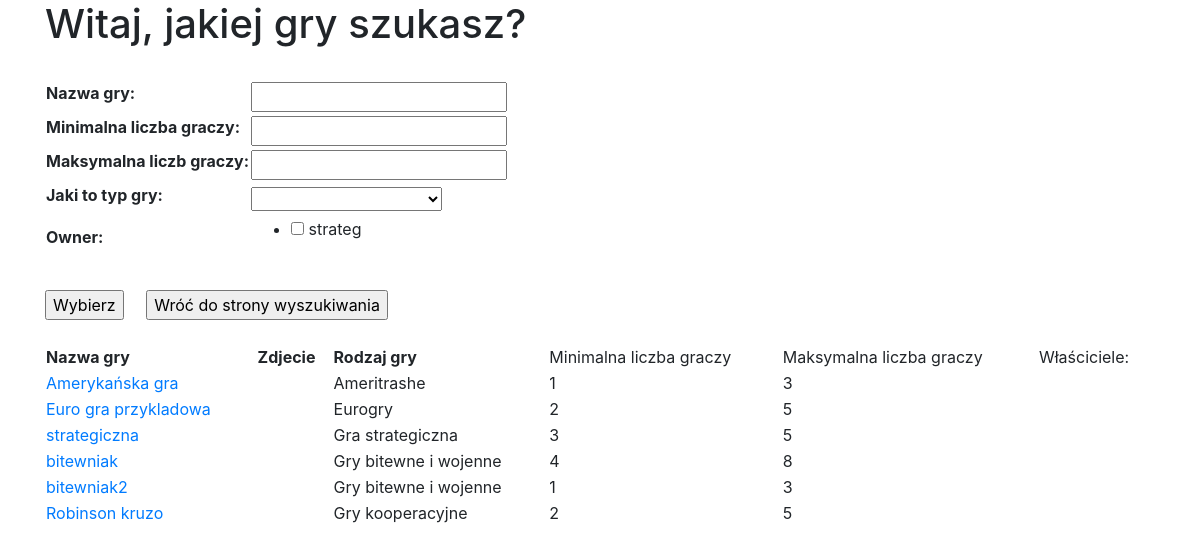
/a/, run on an earlier commit of the app's database.
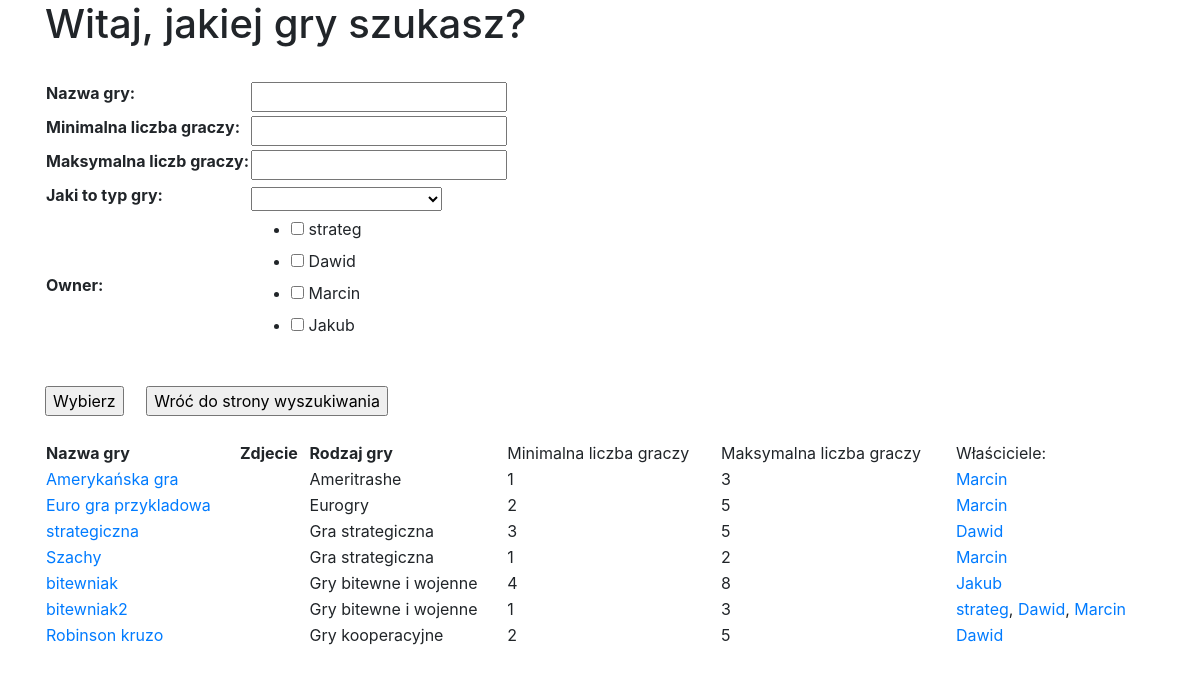
And on a later commit of the database.
### main/models.py (models this page shows, shortened)
class Game(models.Model):
    name = models.CharField(verbose_name="Nazwa gry", max_length=128, blank=True)
    image = models.ImageField(verbose_name="Zdjęcie gry", null=True, blank=True, upload_to="game_images")
    min_player = models.PositiveSmallIntegerField(verbose_name="Minimalna liczba graczy", blank=True, null=True)
    max_player = models.PositiveSmallIntegerField(verbose_name="Maksymalna liczb graczy", blank=True, null=True)
    game_type = models.CharField(
        verbose_name="Jaki to typ gry",
        max_length=30,
        choices=game_type_like_choices,
        default='',
        blank=True,
    )
    owner = models.ManyToManyField(Person)
    def get_absolute_url(self):
        return reverse("game-detail", args=[self.pk])

class Person(models.Model):
    name = models.CharField(verbose_name="Imie i nazwisko", max_length=128)
    game_type_like = models.CharField(
        verbose_name="Jaki typ gry lubi ta osoba najbardziej",
        max_length=30,
        choices=game_type_like_choices,
        default='wybierz',
    )
    def __str__(self):
        return self.name
    def get_absolute_url(self):
        return reverse("person-detail", args=[self.pk])

### main/views.py (the view)
# urls.py: path("", GameListView.as_view(), name='Game_view'),
class GameListView(ListView):
    model = Game
    template_name = "main/filtrujemy.html"
    context_object_name = 'game_list'
    ordering = "game_type"  # ordering = nazwa-pola // nazwa - to nazwa mojego pola, a pole to moje pole z modelu
    extra_context = {"form": GameTypeForm}
    def get_queryset(self):
        game_type = self.request.GET.get("game_type")
        name = self.request.GET.get("name")
        min_player = self.request.GET.get("min_player")
        max_player = self.request.GET.get("max_player")
        owner = self.request.GET.get("owner")
        self.queryset = self.model.objects.all()
        if game_type:
            self.queryset = self.queryset.filter(game_type__icontains=game_type)
        if name:
            self.queryset = self.queryset.filter(name__icontains=name)
        if min_player:
            self.queryset = self.queryset.filter(min_player__gte=min_player)
        if max_player:
            self.queryset = self.queryset.filter(max_player__lte=max_player)
        if owner:
            self.queryset = self.queryset.filter(owner=owner)
        return super().get_queryset()

### templates/main/filtrujemy.html (shortened to what this page needs)
<!doctype html>
<html lang="en" xmlns="http://www.w3.org/1999/html" xmlns="http://www.w3.org/1999/html">
<head>
    <link rel="stylesheet" href="https://stackpath.bootstrapcdn.com/bootstrap/4.4.1/css/bootstrap.min.css">
</head>
<body>
<div class="container">
    <h1>Witaj, jakiej gry szukasz?</h1>
<form method="get", action="" id="searchform"></br>
    <table>
{{ form.as_table }}
    </table>
    </br><input type="submit" value="Wybierz">&nbsp;&nbsp;&nbsp;&nbsp;
    <input type="button" value="Wróć do strony wyszukiwania" onclick="window.location.href = 'http://127.0.0.1:8000/a/'">
</form></br>
<table style="width:100%" >
  <tr>
    <th>Nazwa gry</th>
    <th>Zdjecie</th>
    <th>Rodzaj gry</th>
    <td>Minimalna liczba graczy</td>
    <td>Maksymalna liczba graczy</td>
    <td>Właściciele: </td>
  </tr>
    {% for g in game_list %}
  <tr>
    <td> <a href="{{ g.get_absolute_url }} ">{{ g.name }}</a></td>
    <td>{% if g.image %}<img src="{{ g.image.url }}" alt="...">{% endif %}</td>
    <td>{{ g.game_type }}</td>
    <td>{{ g.min_player }}</td>
    <td>{{ g.max_player }}</td>
    <td>{% for owner in g.owner.all  %}<a href="{{ owner.get_absolute_url }}">{{ owner }}</a>{% if not forloop.last %}, {% endif %} {% endfor %}</td>
  </tr>
    {% endfor %}
</table>
</div>
</body>
</html>

What changed in the data, as far as the page shows it:
added Person: name "Marcin"
added Person: name "Dawid"
added Game: name "Szachy", game_type "Gra strategiczna", min_player "1", max_player "2"
added Person: name "Jakub", shown under Game "bitewniak"
changed Game "bitewniak2": gains Person (name "strateg")
Also different on the page:
form field owner: "☐" → "☐ ☐ ☐ ☐"
text no longer shown: "Nazwa gry: Minimalna liczba graczy: Maksymalna liczb graczy: Jaki to typ gry: Owner: strateg"
text now shown: "Nazwa gry: Minimalna liczba graczy: Maksymalna liczb graczy: Jaki to typ gry: Owner: strateg Dawid Marcin Jakub"
